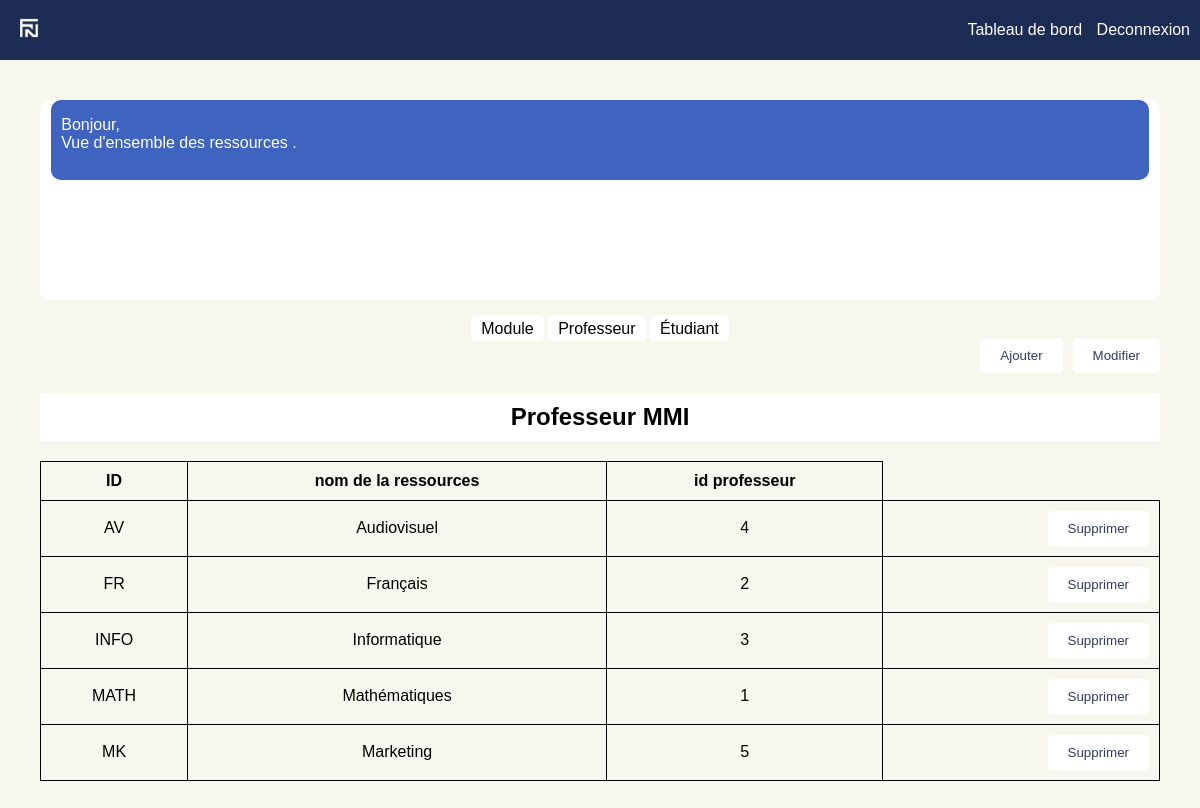
The page /adminmodule.php on the database its author committed.
### tables this page shows
CREATE TABLE `ressources` (
  `id_mod` varchar(50) NOT NULL,
  `nom_mod` varchar(50) NOT NULL,
  `id_prof` int(11) NOT NULL
);

### adminmodule.php (the view, shortened to what this page needs)
<?php
$pdo = connexionDB();
$stmt = $pdo->query('SELECT * FROM ressources');
$candidats = $stmt->fetchAll();
?>
<!DOCTYPE html>
<html lang="fr">
<head>
    <link rel="stylesheet" href="Adminmodule.css">
</head>
<body>
<nav class="navbar">
         <a href="Fastnote.html"><img src="img/Fastnote.png"></a>
            <div class="Tableaudebord">
            <a href="Dashboard.php">Tableau de bord</a>
            <a href="deconnexion.php">Deconnexion</a>
        </div>
    </nav>
    <div class="container">
        <div class="Truc">
            <div class="Truc1">
                <p>
                    Bonjour,<br>Vue d'ensemble des ressources .
                </p>
            </div>
        </div>
        <div class="links">
        <a href="adminmodule.php">Module</a>
        <a href="adminprofesseur.php">Professeur</a>
        <a href="AdminEtudiant.php">Étudiant</a>
        </div>
        <div class="Boutons">
            <button id="Ajout">Ajouter</button>
            <button id="Modifier" >Modifier</button>
        </div>
        <h2>Professeur MMI</h2>
<table>
<tr>
    <th>ID</th>
    <th> nom de la ressources</th>
    <th>id professeur</th>
</tr>
                        <tr>
                        <?php foreach ($candidats as $candidat): ?>
            <tr>
                <td><?= htmlspecialchars($candidat['id_mod']) ?></td>
                <td><?= htmlspecialchars($candidat['nom_mod']) ?></td>
                <td><?= htmlspecialchars($candidat['id_prof']) ?></td>
                <td><button id="supp">Supprimer</button></td>
                        </tr>
                        <?php endforeach; ?>
                </table>
            </div>
</body>
</html>

### adminmodule.css (style rules this page uses)
body { margin: 0; font-family: Arial, sans-serif; background-color: #F7F7ED; }
.navbar { width: 100%; height: 60px; background-color: #1c2c54; display: flex; justify-content: space-between; align-items: center; }
img { width: 10%; }
.Tableaudebord a { color: white; text-decoration: none; margin-left: auto; padding-right: 10px; }
.container { color: #ffffff; padding: 20px; border-radius: 10px; margin: 20px; text-align: center; }
.Truc { background-color: white; height: 200px; border-radius: 10px; margin-bottom: 20px; display: flex; justify-content: center; align-items: flex-end; }
.Truc1 { background-color: #3f64bf; height: 80px; width: 98%; border-radius: 10px; text-align: left; margin-bottom: 120px; }
.links a { color: black; text-decoration: none; padding: 5px 10px; border-radius: 5px; background-color: white; }
p { padding-left: 10px; }
.Boutons { display: flex; justify-content: right; gap: 10px; margin-bottom: 20px; }
.Boutons button { background-color: #ffffff; color: #343C5C; border: none; padding: 10px 20px; border-radius: 5px; cursor: pointer; justify-content: right; }
table { width: 100%; border-collapse: collapse; }
h2 { margin-top: 0; text-align: center; background-color: white; color: black; padding: 10px 0; }
th, td { border: 1px solid #000; padding: 10px; text-align: center; color: #000; }
#supp { float: right; background-color: #ffffff; color: #343C5C; border: none; padding: 10px 20px; border-radius: 5px; cursor: pointer; }

### rows shown on the page
ressources: id_mod "AV", nom_mod "Audiovisuel", id_prof "4"
ressources: id_mod "FR", nom_mod "Français", id_prof "2"
ressources: id_mod "INFO", nom_mod "Informatique", id_prof "3"
ressources: id_mod "MATH", nom_mod "Mathématiques", id_prof "1"
ressources: id_mod "MK", nom_mod "Marketing", id_prof "5"
